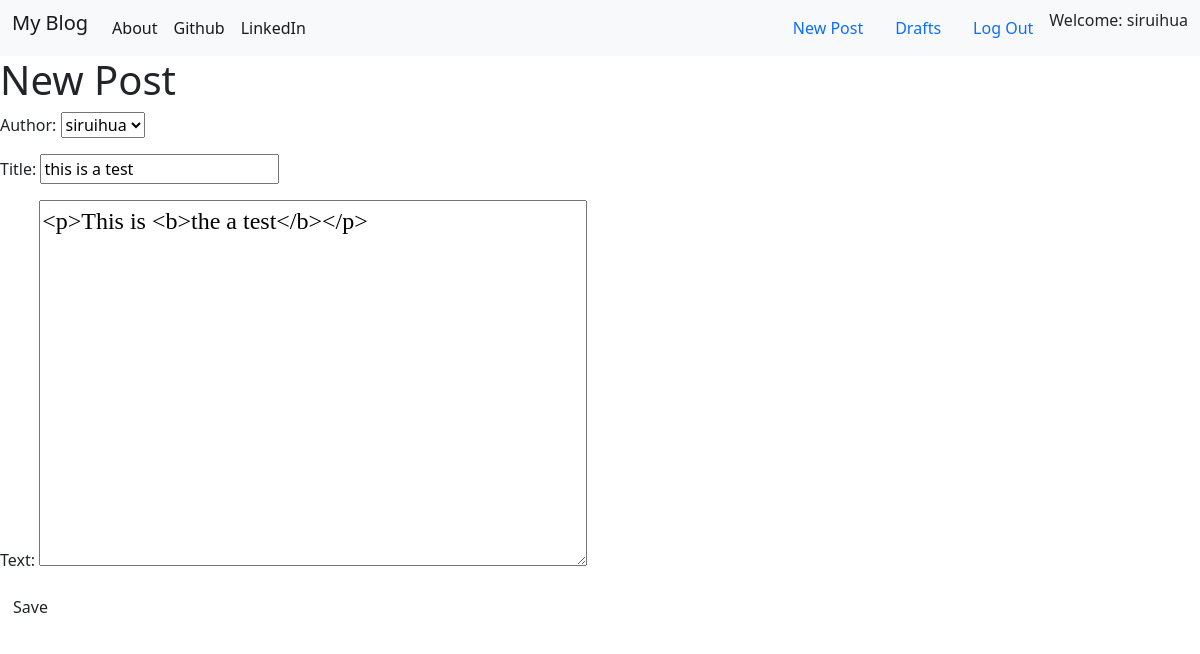
Screenshot of /post/2/edit/ (signed in) with the database file from the repository.
### blog/models.py (models this page shows, shortened)
class Post(models.Model):
    author = models.ForeignKey("auth.User", on_delete=models.CASCADE)
    title = models.CharField(max_length=200)
    text = models.TextField()
    create_date = models.DateTimeField(default=timezone.now)
    published_date = models.DateTimeField(blank=True, null=True)

### blog/views.py (the view)
# urls.py: re_path(r'post/(?P<pk>\d+)/edit/$', views.PostUpdateView.as_view(), name='post_edit'),
class PostUpdateView(LoginRequiredMixin, UpdateView):
    login_url = '/login/'
    redirect_field_name = 'blog/post_detail.html'
    form_class = PostForm
    model = Post

### blog/forms.py
class PostForm(forms.ModelForm):
    class Meta():
        model = Post
        fields = ('author', 'title', 'text')
        widgets = {
                'title': forms.TextInput(attrs={'class':'textinputclass'}),
                'text': forms.Textarea(attrs={'class':'editable mediium-editor-textarea postcontent'})
                }

### blog/templates/blog/post_form.html (shortened to what this page needs)
{% extends 'blog/base.html' %}
{% block body_block %}
<h1>New Post</h1>
<form class="post-form" method="POST">
    {{form.as_p}}
    <button type="submit" class="save btn btn-default" name="button">Save</button>
</form>
{% endblock %}

### blog/templates/blog/base.html (shortened to what this page needs)
<!DOCTYPE html>
{% load static %}
<html lang="en">
    <head>
        <link href="https://cdn.jsdelivr.net/npm/bootstrap@5.0.0-beta2/dist/css/bootstrap.min.css" rel="stylesheet">
        <link rel="stylesheet" href="https://cdn.jsdelivr.net/npm/bootstrap-icons@1.3.0/font/bootstrap-icons.css">
        <link rel="stylesheet" href="//cdn.jsdelivr.net/npm/medium-editor@latest/dist/css/medium-editor.min.css" type="text/css" media="screen" charset="utf-8">
        <link rel="stylesheet" href="{% static 'css/blog.css' %}">
    </head>
    <body>
        <nav class="navbar navbar-expand-lg navbar-light bg-light">
            <div class="container-fluid">
                <ul class="nav navbar-nav">
                    <li><a class="navbar-brand" href="{% url 'post_list' %}">My Blog</a></li>
                    <li><a class="nav-link active" href="{% url 'about' %}">About</a></li>
                    <li><a class="nav-link active" href="https://github.com">Github</a></li>
                    <li><a class="nav-link active" href="https://linkedin.com">LinkedIn</a></li>
                </ul>
                <ul class="nav justify-content-end">
                    {% if user.is_authenticated %}
                    <li>
                        <a href="{% url 'post_new' %}" class="nav-link">New Post</a>
                    </li>
                    <li>
                        <a href="{% url 'post_draft_list' %}" class="nav-link">Drafts</a>
                    </li>
                    <li>
                        <a href="{% url 'logout' %}" class="nav-link">Log Out</a>
                    </li>
                    <li>
                        <a>Welcome: {{user.username}}</a>
                    </li>
                    {% else %}
                    <li>
                        <a class = "nav-link justify-content-end" href="{% url 'login' %}"><i class="dark bi bi-person-circle"></i></a>
                    </li>
                    {% endif %}
                </ul>
            </div>
        </nav>
        <div class="content conatiner">
            <div class="row">
                <div class="col-md-8">
                    <div class='blog_posts'>
                        {% block body_block %}
                        {% endblock %}
                    </div>
                </div>
            </div>
        </div>
    </body>
</html>

### blog/static/css/blog.css (style rules this page uses)
.postcontent { font-family: 'Montserrat'; font-size: 1.5em; }

### rows the page displays
Post: author "siruihua", title "this is a test", text "<p>This is <b>the a test</b></p>"

### other values shown
{{ user.username }} "siruihua"
